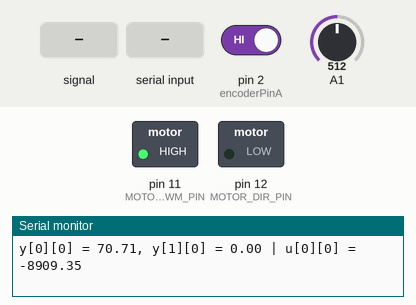
Recording of a sketch running on a simulated Arduino Uno, built with avr-gcc and run on an emulated ATmega328P. Parts: switched loads named in the sketch (green lamp = pin HIGH), the last lines printed to the serial monitor. Dashed ring = blinking. Inputs (shaded band) come from the test bench; at power-on: A1 = 512, pin 2 (encoderPinA) HIGH.

Above: at 1.2 s.
1.3 s: A1 fed a 2 Hz sine of ±306 counts around its level
At 1.63 s:
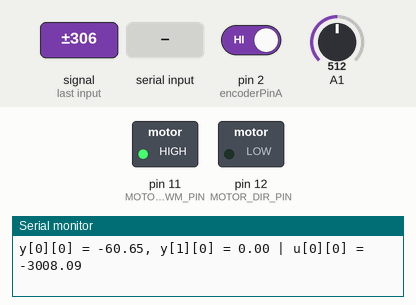
4.3 s: "r" received over Serial
At 4.8 s:
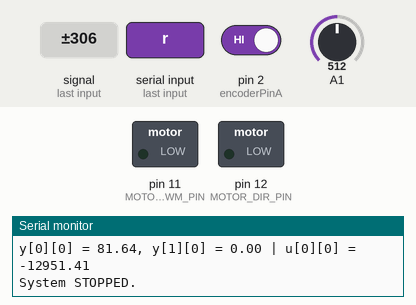
5.8 s: "R" received over Serial
At 6.61 s:
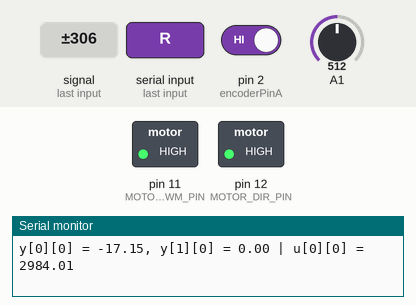
8.8 s: A1 set to 350
At 8.8 s:
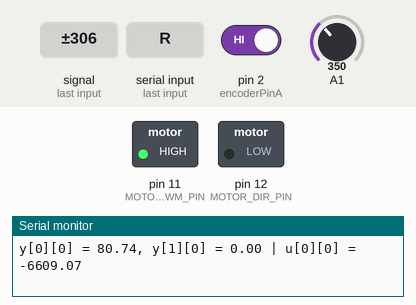
10.3 s: A1 set to 272
11.8 s: A1 set to 255
At 14.5 s:
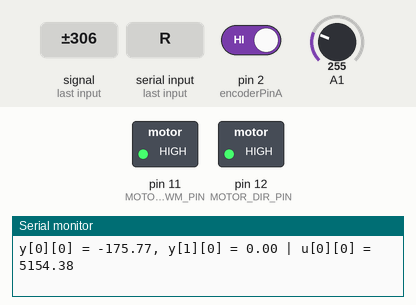
Timing chart, 0 to 15.8 s (numbered marks = the images above; inputs shaded):
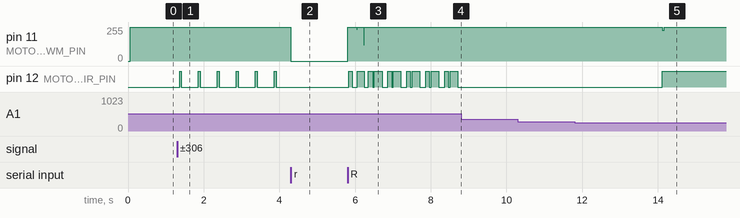

The sketch:

pid_realiz.ino
```cpp
// 모터 제어 핀 (MD10C 방식)
const int MOTOR_DIR_PIN = 12;
const int MOTOR_PWM_PIN = 11;

// 인터럽트 핀 (A상, B상 엔코더용)
const int encoderPinA = 2;
const int encoderPinB = 7;

// 엔코더 관련 변수
volatile long encoderCount = 0;

// 아날로그 각도 센서 변수
float ADCvalue = 0;
float currentAngle = 0;
const float ADCmin = 104.0;
const float ADCmax = 919.0;
const float ANGLE_OFFSET = 77.3 -1.73 + 33.5;

double targetAngle = 0.0;
double targetPosition = 0.0;
double angleError = 0.0;
double positionError = 0.0;

const double Kp = 34, Ki = 4, Kd = 42;
const double Lp = 40, Li = 0, Ld = 3;

const double A[4][4] = {{1, 0, 0, 0},
                        {0, 0, 0, 0},
                        {0, 0, 1, 0},
                        {0, 0, 0, 0}};

const double B[4][2] = {{1, 0},
                        {1, 0},
                        {0, 1},
                        {0, 1}};

const double C[1][4] = {{Ki, -Kd, Li, -Ld}};

const double D[1][2] = {{Kp+Ki+Kd, Lp+Li+Ld}};

double state[4][1] = {{0},
                      {0},
                      {0},
                      {0}};

double y[2][1] = {{0},
                  {0}};

double u[1][1] = {{0}};


// PID 합산
double controlSignal = 0.0;

// 타이머
unsigned long lastControlTime = 0;
// 제어 샘플링 타임 50ms
const unsigned long controlInterval = 50;
// 사용안함
// const long samplingTime = controlInterval / 1000;

// 실행 상태
bool isRunning = true;

// 바퀴 정보 사용 x
const float wheelRadiusM = 0.04;
const float wheelCircumferenceM = 2 * PI * wheelRadiusM;
const float countsPerRevolution = 255.0;

// 거리 계산 함수(라디안 단위)
float getCartDistanceM() {
  return (encoderCount *2*PI) / countsPerRevolution;
  //return (encoderCount);
}

float cartPosition = 0;

// ADC 평균 필터 함수
float readFilteredADC(int pin, int sampleCount = 100) {
  long total = 0;
  for (int i = 0; i < sampleCount; i++) {
    total += analogRead(pin);
    delayMicroseconds(5);
  }
  return total / (float)sampleCount;
}

// 시리얼 입력 처리용 버퍼
char serialBuffer[20];
byte bufferIndex = 0;

void setup() {
  Serial.begin(115200);

  pinMode(MOTOR_DIR_PIN, OUTPUT);
  pinMode(MOTOR_PWM_PIN, OUTPUT);

  pinMode(encoderPinA, INPUT_PULLUP);
  pinMode(encoderPinB, INPUT_PULLUP);
  attachInterrupt(digitalPinToInterrupt(encoderPinA), updateEncoder, CHANGE);

  Serial.println("Press 'r' to start/stop the control loop.");
  Serial.println("Use 'p:value' to set angle Kp, 'pp:value' for position Kp");
}

void loop()
{
  // 시리얼 입력 처리
  while (Serial.available() > 0)
  {
    char input = Serial.read();
    // 실행 상태 토글
    if (input == 'r' || input == 'R')
    {
      isRunning = !isRunning;
      if (!isRunning)
      {
        stopMotor();
        Serial.println("System STOPPED.");
        state[0][0] = 0;
        state[1][0] = 0;
        state[2][0] = 0;
        state[3][0] = 0;
        y[0][0] = 0;
        y[1][0] = 0;
        u[0][0] = 0;
        encoderCount = 0;

      }
      else
      {
        Serial.println("System RUNNING.");
      }
    }
  }

  // ----------------------------------------------------- //

  // 제어 루프
  if (isRunning && millis() - lastControlTime >= controlInterval)
  {
    lastControlTime += controlInterval;

  // ----------------------------------------------------- //
    // 1. ADC → 각도
    ADCvalue = readFilteredADC(A1, 100);
    currentAngle = (ADCvalue - ADCmin) * 360.0 / (ADCmax - ADCmin);
    currentAngle = constrain(currentAngle, 0.0, 360.0);

    // 2. 오프셋 보정
    currentAngle += ANGLE_OFFSET;
    if (currentAngle < 0) currentAngle += 360.0;
    if (currentAngle >= 360.0) currentAngle -= 360.0;

    // 3. -180 ~ +180 변환
    float relativeAngle = currentAngle;
    if (relativeAngle > 180.0) relativeAngle -= 360.0;

    // 4. 각도 오차
    targetAngle = 0.0;
    // angleError = relativeAngle - targetAngle;
    angleError = targetAngle - relativeAngle;

    // 5. 위치 오차
    cartPosition = getCartDistanceM();
    positionError = targetPosition - cartPosition;

    // 여기까지 과정에서 y=[theta, alpha] 진자각도 바퀴각 target이 0 이니까
    y[0][0] = angleError;
    y[1][0] = positionError;

  // ----------------------------------------------------- //

    // 제어 입력 인가
    u[0][0] = C[0][0] * state[0][0] + C[0][1] * state[1][0] + C[0][2] * state[2][0]
            + C[0][3] * state[3][0] + D[0][0] * y[0][0] + D[0][1] * y[1][0];

    int pwmValue = constrain(abs(-u[0][0]), 0, 255);
    moveMotor(pwmValue, -u[0][0] > 0);

    Serial.print("y[0][0] = ");
    Serial.print(y[0][0]);
    Serial.print(", y[1][0] = ");
    Serial.print(y[1][0]);
    Serial.print(" | u[0][0] = ");
    Serial.println(-u[0][0]);

//    Serial.print("state[0][0] = ");
//    Serial.print(state[0][0]);
//    Serial.print(", state[1][0] = ");
//    Serial.print(state[1][0]);
//    Serial.print(", state[2][0] = ");
//    Serial.print(state[2][0]);
//    Serial.print(", state[3][0] = ");
//    Serial.println(state[3][0]);

    // 상태 업데이트

    state[0][0] = state[0][0] + y[0][0];
    state[1][0] =               y[0][0];
    state[2][0] = state[2][0] + y[1][0];
    state[3][0] =               y[1][0];

//    if(state[0][0] > 120 || state[0][0] < -120)
//    {
//      state[0][0] = state[0][0] > 0 ? 120 : -120;
//    }
//    if(state[2][0] > 120 || state[2][0] < -120)
//    {
//      state[2][0] = state[2][0] > 0 ? 120 : -120;
//    }
  }
}

// 엔코더 인터럽트
void updateEncoder() {
  bool A = digitalRead(encoderPinA);
  bool B = digitalRead(encoderPinB);
  if (A == B) {
    encoderCount++;
  } else {
    encoderCount--;
  }
}

// 모터 제어
void moveMotor(int pwm, bool forward) {
  digitalWrite(MOTOR_DIR_PIN, forward ? HIGH : LOW);
  analogWrite(MOTOR_PWM_PIN, pwm);
}

// 모터 정지
void stopMotor() {
  analogWrite(MOTOR_PWM_PIN, 0);
}
```

Measured:
- the behaviour switches between 265 and 264 on A1 (found by bisection; images 4 and 5)
- after the input at 1.3 s, pin 12 (MOTOR_DIR_PIN): alternates HIGH for 0.05 s and LOW for 0.45 s, starting after 0.06 s
- after the input at 4.3 s, pin 12 (MOTOR_DIR_PIN): stops changing and stays LOW
- after the input at 5.8 s, pin 11 (MOTOR_PWM_PIN): 0/255 → 255/255 at once; pin 12 (MOTOR_DIR_PIN): LOW → HIGH at once, then moves between LOW and HIGH, repeating every 1.0 s
- after the input at 8.8 s, pin 12 (MOTOR_DIR_PIN): stops changing and stays LOW
- after the input at 11.8 s, pin 11 (MOTOR_PWM_PIN): 255/255 → 232/255 after 2.3 s, → 255/255 0.05 s later; pin 12 (MOTOR_DIR_PIN): LOW → HIGH after 2.3 s
